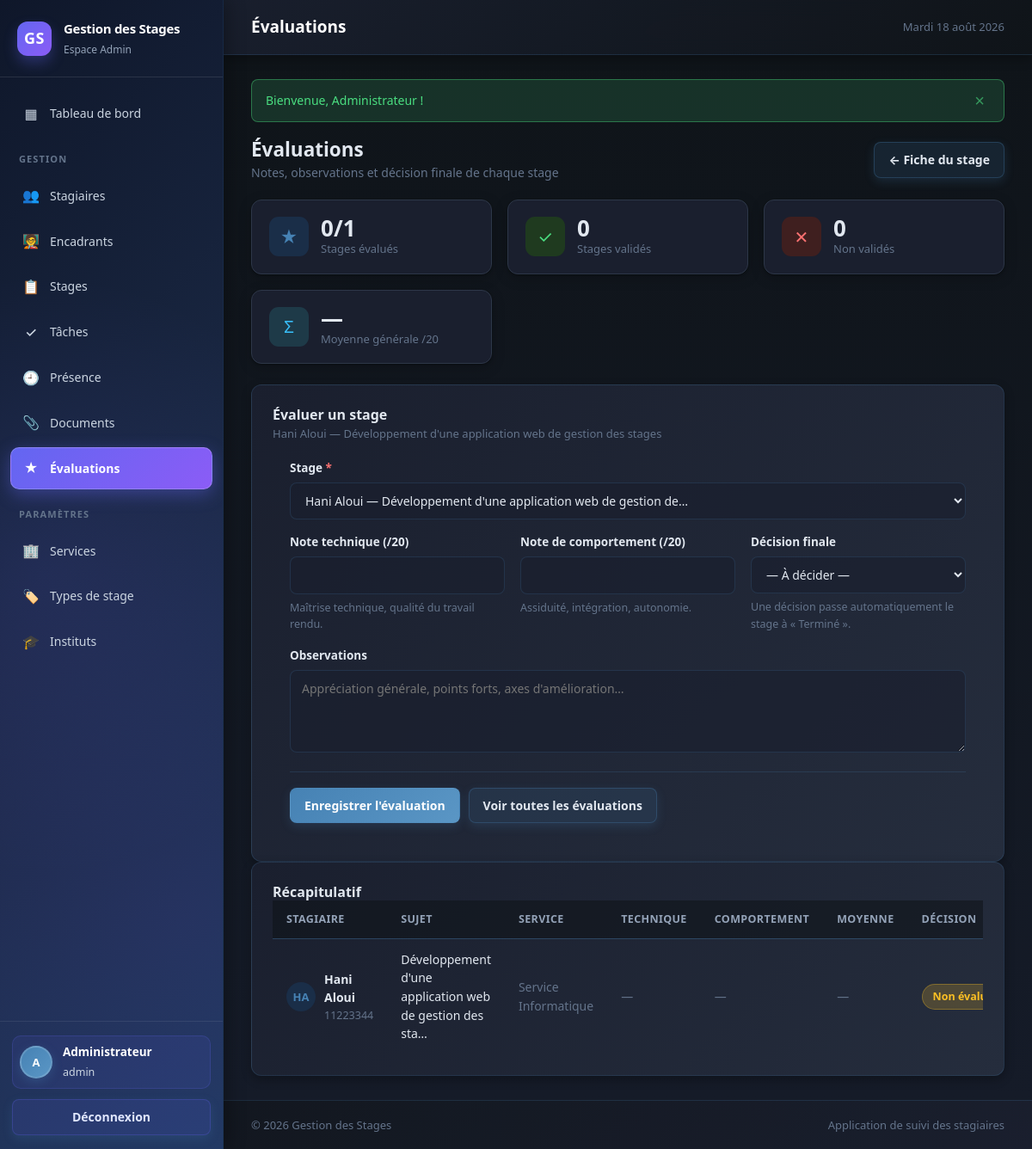
Before: /evaluations.php?stage=1 (signed in) with the older database file.
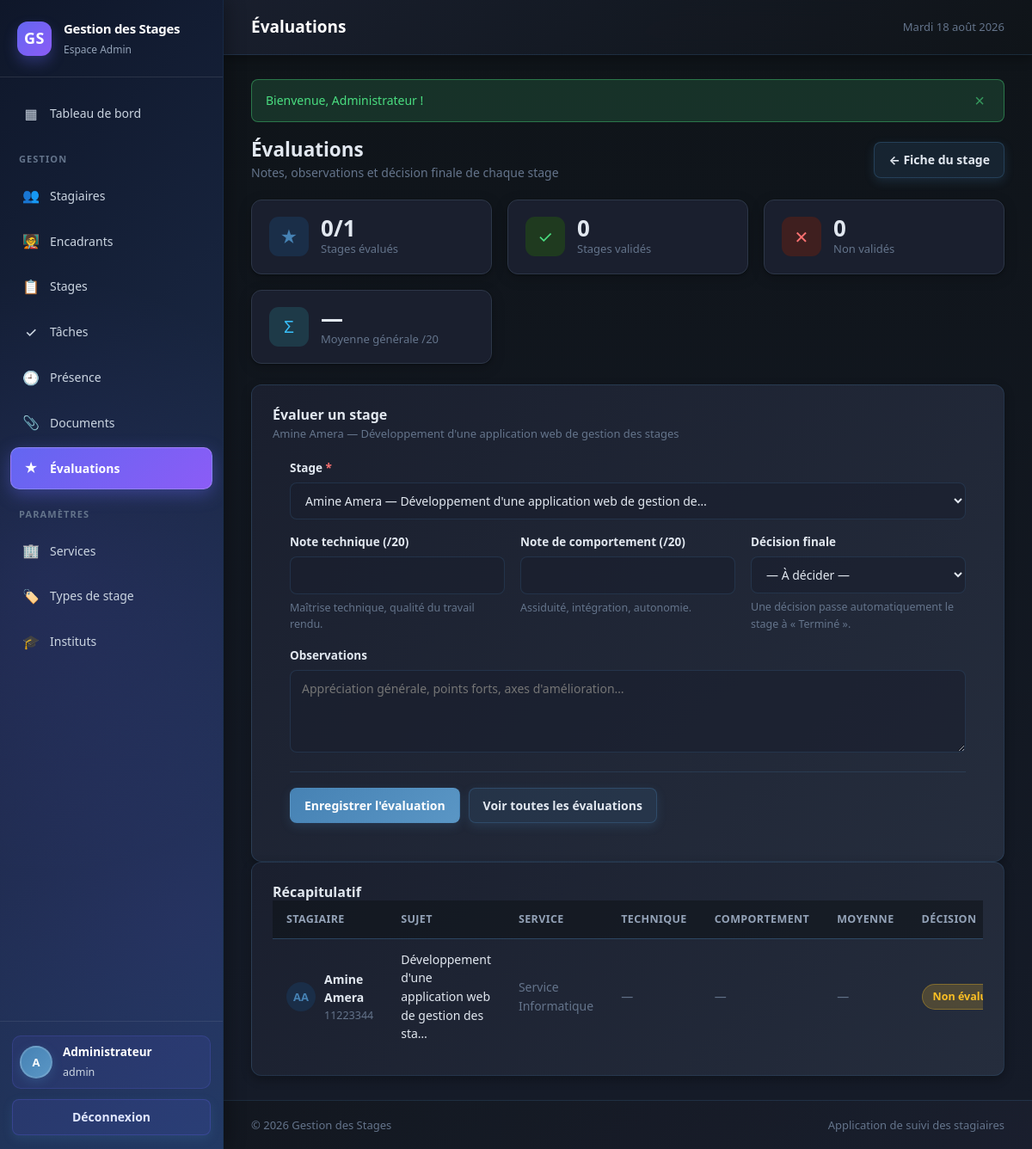
After: the same page with the newer database file.
### tables this page shows
CREATE TABLE stage (
    id_stage     INT AUTO_INCREMENT PRIMARY KEY,
    id_stagiaire INT NOT NULL,
    id_service   INT DEFAULT NULL,
    id_encadrant INT DEFAULT NULL,
    id_type      INT DEFAULT NULL,
    sujet        VARCHAR(255) NOT NULL,
    description  TEXT DEFAULT NULL,
    date_debut   DATE NOT NULL,
    date_fin     DATE NOT NULL,
    type_stage   VARCHAR(50) DEFAULT NULL,
    statut       VARCHAR(30) NOT NULL DEFAULT 'En cours',
    CONSTRAINT fk_stage_stagiaire FOREIGN KEY (id_stagiaire)
        REFERENCES stagiaire (id_stagiaire) ON DELETE CASCADE,
    CONSTRAINT fk_stage_service FOREIGN KEY (id_service)
        REFERENCES service (id_service) ON DELETE SET NULL,
    CONSTRAINT fk_stage_encadrant FOREIGN KEY (id_encadrant)
        REFERENCES encadrant (id_encadrant) ON DELETE SET NULL,
    CONSTRAINT fk_stage_type FOREIGN KEY (id_type)
        REFERENCES type_stage (id_type) ON DELETE SET NULL,
    CONSTRAINT ck_stage_dates CHECK (date_fin >= date_debut),
    INDEX idx_stage_statut (statut)
);

CREATE TABLE stagiaire (
    id_stagiaire  INT AUTO_INCREMENT PRIMARY KEY,
    nom           VARCHAR(50)  NOT NULL,
    prenom        VARCHAR(50)  NOT NULL,
    cin           VARCHAR(20)  NOT NULL,
    email         VARCHAR(100) NOT NULL,
    telephone     VARCHAR(20)  DEFAULT NULL,
    etablissement VARCHAR(100) DEFAULT NULL,
    specialite    VARCHAR(100) DEFAULT NULL,
    niveau        VARCHAR(50)  DEFAULT NULL,
    id_institut   INT DEFAULT NULL,
    date_creation DATETIME NOT NULL DEFAULT CURRENT_TIMESTAMP,
    UNIQUE KEY uk_stagiaire_cin (cin),
    UNIQUE KEY uk_stagiaire_email (email),
    CONSTRAINT fk_stagiaire_institut FOREIGN KEY (id_institut)
        REFERENCES institut (id_institut) ON DELETE SET NULL
);

CREATE TABLE service (
    id_service   INT AUTO_INCREMENT PRIMARY KEY,
    nom_service  VARCHAR(100) NOT NULL,
    description  VARCHAR(255) DEFAULT NULL,
    UNIQUE KEY uk_service_nom (nom_service)
);

### includes/auth.php (called while the page is built, shortened)
<?php
require_once __DIR__ . '/functions.php';
function role(): ?string
{
    return $_SESSION['user']['role'] ?? null;
}
function estAdmin(): bool
{
    return role() === 'admin';
}
function estEncadrant(): bool
{
    return role() === 'encadrant';
}
function estStagiaire(): bool
{
    return role() === 'stagiaire';
}
function filtreStagesParRole(array &$params): string
{
    return '';
}

### includes/db.php (called while the page is built, shortened)
<?php
function db(): PDO
{
    static $pdo = null;
    if ($pdo === null) {
        $dsn = sprintf('mysql:host=%s;dbname=%s;charset=%s', DB_HOST, DB_NAME, DB_CHARSET);
        try {
            $pdo = new PDO($dsn, DB_USER, DB_PASS, [
                PDO::ATTR_ERRMODE            => PDO::ERRMODE_EXCEPTION,
                PDO::ATTR_DEFAULT_FETCH_MODE => PDO::FETCH_ASSOC,
                PDO::ATTR_EMULATE_PREPARES   => false,
                PDO::MYSQL_ATTR_INIT_COMMAND => 'SET NAMES ' . DB_CHARSET . " COLLATE utf8mb4_unicode_ci",
            ]);
        } catch (PDOException $e) {
            http_response_code(500);
            exit(
                '<div style="font-family:system-ui;max-width:640px;margin:80px auto;padding:24px;'
                . 'border:1px solid #fecaca;background:#fef2f2;border-radius:12px;color:#991b1b">'
                . '<h2 style="margin:0 0 8px">Connexion à la base de données impossible</h2>'
                . '<p style="margin:0 0 12px">' . htmlspecialchars($e->getMessage()) . '</p>'
                . '<p style="margin:0;font-size:14px">Vérifiez que MySQL est démarré et que la base '
                . '<code>' . DB_NAME . '</code> a bien été importée (database/schema.sql).</p></div>'
            );
        }
    }
    return $pdo;
}
function query(string $sql, array $params = []): PDOStatement
{
    $stmt = db()->prepare($sql);
    $stmt->execute($params);
    return $stmt;
}
function fetchAll(string $sql, array $params = []): array
{
    return query($sql, $params)->fetchAll();
}
function fetchOne(string $sql, array $params = []): ?array
{
    $row = query($sql, $params)->fetch();
    return $row === false ? null : $row;
}

### includes/functions.php (called while the page is built, shortened)
<?php
require_once __DIR__ . '/db.php';
function e($value): string
{
    return htmlspecialchars((string) $value, ENT_QUOTES | ENT_SUBSTITUTE, 'UTF-8');
}
function url(string $path = ''): string
{
    return BASE_URL . '/' . ltrim($path, '/');
}
function initials(string $nom, string $prenom = ''): string
{
    return strtoupper(mb_substr($prenom ?: $nom, 0, 1) . mb_substr($prenom ? $nom : '', 0, 1));
}

### public/evaluations.php (the view, shortened to what the changed rows need)
<?php
require_once __DIR__ . '/../includes/auth.php';
$idStage = intOrNull(get('stage'));
$params = [];
$sql = "SELECT s.id_stage, s.sujet, s.statut, s.date_fin,
               st.nom, st.prenom, st.cin,
               sv.nom_service,
               ev.note_technique, ev.note_comportement, ev.observations,
               ev.decision, ev.date_evaluation
        FROM stage s
        JOIN stagiaire st    ON st.id_stagiaire = s.id_stagiaire
        LEFT JOIN service sv ON sv.id_service   = s.id_service
        LEFT JOIN evaluation ev ON ev.id_stage  = s.id_stage
        WHERE 1=1";
$sql .= filtreStagesParRole($params);
if ($idStage) { $sql .= ' AND s.id_stage = ?'; $params[] = $idStage; }
$sql .= ' ORDER BY (ev.id_evaluation IS NULL) DESC, s.date_fin DESC';
$lignes = fetchAll($sql, $params);
$stageForm = null;
if ($idStage) {
    $stageForm = fetchOne(
        'SELECT s.*, st.nom, st.prenom FROM stage s
         JOIN stagiaire st ON st.id_stagiaire = s.id_stagiaire WHERE s.id_stage = ?',
        [$idStage]
    );
    $evalCourante = fetchOne('SELECT * FROM evaluation WHERE id_stage = ?', [$idStage]);
}
$p2 = [];
$stagesDispo = fetchAll(
    'SELECT s.id_stage, s.sujet, st.nom, st.prenom
     FROM stage s JOIN stagiaire st ON st.id_stagiaire = s.id_stagiaire
     WHERE 1=1 ' . filtreStagesParRole($p2) . ' ORDER BY st.nom',
    $p2
);
require_once __DIR__ . '/../includes/header.php';
?>
<div class="page-head">
    <div>
        <h2 class="mb-0">Évaluations</h2>
    </div>
</div>
<?php if ((estAdmin() || estEncadrant()) && $stagesDispo): ?>
<section class="card">
    <div class="card__head">
        <div>
            <h3><?= !empty($evalCourante) ? 'Modifier l\'évaluation' : 'Évaluer un stage' ?></h3>
            <p>
                <?php if ($stageForm): ?>
                    <?= e($stageForm['prenom'] . ' ' . $stageForm['nom']) ?> — <?= e($stageForm['sujet']) ?>
                <?php else: ?>
                    Sélectionnez le stage à évaluer.
                <?php endif; ?>
            </p>
        </div>
    </div>
    <div class="card__body">
        <form method="post">
            <div class="form-grid">
                <div class="field field--full">
                    <label for="id_stage">Stage <span class="req">*</span></label>
                    <select class="select" id="id_stage" name="id_stage" required>
                        <?php foreach ($stagesDispo as $sd): ?>
                            <option value="<?= (int) $sd['id_stage'] ?>" <?= $idStage === (int) $sd['id_stage'] ? 'selected' : '' ?>>
                                <?= e($sd['prenom'] . ' ' . $sd['nom'] . ' — ' . mb_strimwidth($sd['sujet'], 0, 50, '…')) ?>
                            </option>
                        <?php endforeach; ?>
                    </select>
                </div>
                <div class="field">
                    <label for="note_technique">Note technique (/20)</label>
                    <input class="input" type="number" id="note_technique" name="note_technique"
                           min="0" max="20" step="0.25"
                           value="<?= e($evalCourante['note_technique'] ?? '') ?>">
                    <span class="hint">Maîtrise technique, qualité du travail rendu.</span>
                </div>
                <div class="field">
                    <label for="note_comportement">Note de comportement (/20)</label>
                    <input class="input" type="number" id="note_comportement" name="note_comportement"
                           min="0" max="20" step="0.25"
                           value="<?= e($evalCourante['note_comportement'] ?? '') ?>">
                    <span class="hint">Assiduité, intégration, autonomie.</span>
                </div>
                <div class="field">
                    <label for="decision">Décision finale</label>
                    <select class="select" id="decision" name="decision">
                        <option value="">— À décider —</option>
                    </select>
                    <span class="hint">Une décision passe automatiquement le stage à « Terminé ».</span>
                </div>
                <div class="field field--full">
                    <label for="observations">Observations</label>
                    <textarea class="textarea" id="observations" name="observations"
                              placeholder="Appréciation générale, points forts, axes d'amélioration…"><?= e($evalCourante['observations'] ?? '') ?></textarea>
                </div>
            </div>
            <div class="form-actions">
                <button class="btn" type="submit">Enregistrer l'évaluation</button>
                <?php if ($idStage): ?>
                    <a class="btn btn--secondary" href="<?= url('evaluations.php') ?>">Voir toutes les évaluations</a>
                <?php endif; ?>
            </div>
        </form>
    </div>
</section>
<?php endif; ?>
<section class="card">
    <div class="card__body card__body--flush">
        <?php if (!$lignes): ?>
            <div class="empty">
                <span class="empty__icon">★</span>
                <p>Aucun stage à évaluer.</p>
            </div>
        <?php else: ?>
            <div class="table-wrap">
                <table class="table">
                    <thead>
                    <tr>
                        <th>Stagiaire</th>
                        <th>Sujet</th>
                        <th>Service</th>
                        <th>Technique</th>
                        <th>Comportement</th>
                        <th>Moyenne</th>
                        <th>Décision</th>
                    </tr>
                    </thead>
                    <tbody>
                    <?php foreach ($lignes as $l):
                        $nt = $l['note_technique'] !== null ? (float) $l['note_technique'] : null;
                        $nc = $l['note_comportement'] !== null ? (float) $l['note_comportement'] : null;
                        $moy = ($nt !== null && $nc !== null) ? ($nt + $nc) / 2 : null;
                    ?>
                        <tr>
                            <td>
                                <div class="person">
                                    <span class="person__avatar"><?= e(initials($l['nom'], $l['prenom'])) ?></span>
                                    <div>
                                        <div class="person__name"><?= e($l['prenom'] . ' ' . $l['nom']) ?></div>
                                        <div class="person__sub"><?= e($l['cin']) ?></div>
                                    </div>
                                </div>
                            </td>
                            <td style="max-width:220px"><?= e(mb_strimwidth($l['sujet'], 0, 55, '…')) ?></td>
                            <td class="muted"><?= e($l['nom_service'] ?: '—') ?></td>
                            <td><?= $nt !== null ? number_format($nt, 2, ',', '') : '<span class="muted">—</span>' ?></td>
                            <td><?= $nc !== null ? number_format($nc, 2, ',', '') : '<span class="muted">—</span>' ?></td>
                            <td>
                                <?php if ($moy !== null): ?>
                                    <strong style="color:<?= $moy >= 10 ? 'var(--success)' : 'var(--danger)' ?>">
                                        <?= number_format($moy, 2, ',', '') ?>
                                    </strong>
                                <?php else: ?>
                                    <span class="muted">—</span>
                                <?php endif; ?>
                            </td>
                            <td>
                                <?php if ($l['decision'] === 'Validé'): ?>
                                    <span class="badge badge--success">Validé</span>
                                <?php elseif ($l['decision'] === 'Non validé'): ?>
                                    <span class="badge badge--danger">Non validé</span>
                                <?php else: ?>
                                    <span class="badge badge--warning">Non évalué</span>
                                <?php endif; ?>
                            </td>
                        </tr>
                    <?php endforeach; ?>
                    </tbody>
                </table>
            </div>
        <?php endif; ?>
    </div>
</section>
<?php require_once __DIR__ . '/../includes/footer.php'; ?>

Changed rows visible on the page:
changed through a linked row, stage "Développement d'une application web de gestion des stages": id_stagiaire.nom "Hani Aloui" → "Amine Amera"; id_stagiaire.prenom "HA" → "AA"
Other visible differences:
form field id_stage: "Hani Aloui — Développement d'une application web de gestion de…" → "Amine Amera — Développement d'une application web de gestion de…"
